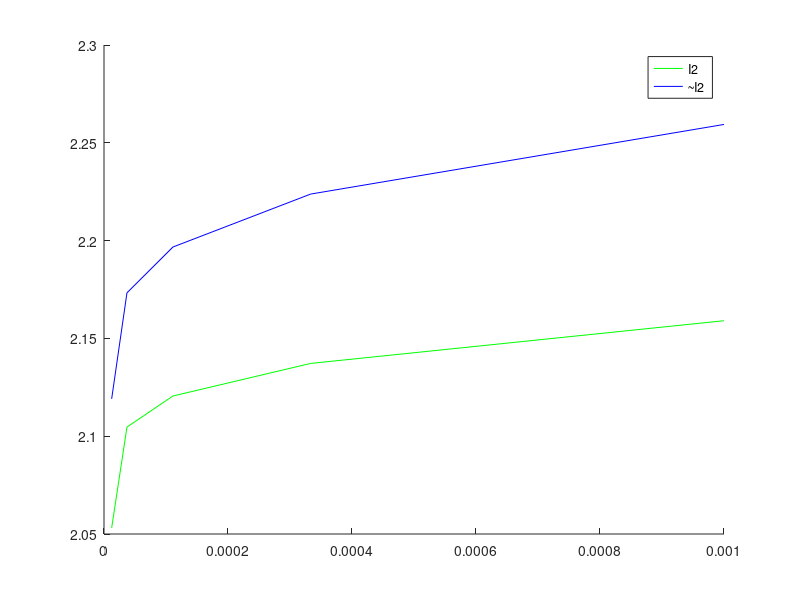

Write MATLAB code to recreate this figure.
clc
left=1;
right=5;
h=0.001;
deep=5;
alphaArray1=1:deep;
alphaArray2=1:deep;
arrayH=1:deep;
for j=1:deep
    n=((right-left)/h)+1;
    
    x=left:h:right;
    y=sin(x);
    y_d=cos(x);

    I2=1:n-2;
    x2_dop=1:n-2;
    I2_sec=1:n-2;
    x2_dop_sec=1:n-2;
    for i=1:n-2
        I2(i)=(4*y(i+1)-3*y(i)-y(i+2))/(2*h);
        x2_dop(i)=x(i);
    end
    arrayNewX1=cos(x2_dop);
    tempMax1=0;
    for i=1:n-2
        temp=abs(arrayNewX1(i)-I2(i));
        if(tempMax1<temp)
            tempMax1=temp;
        end 
    end
    alphaArray1(j)=log(tempMax1)/(log(h));
    
    for i=2:n-1
        I2_sec(i-1)=(y(i+1)-y(i-1))/(2*h);
        x2_dop_sec(i-1)=x(i);
    end
    arrayNewX2=cos(x2_dop_sec);
    tempMax2=0;
    for i=1:n-2
        temp1=abs(arrayNewX2(i)-I2_sec(i));
        if(tempMax2<temp1)
            tempMax2=temp1;
        end 
    end
    alphaArray2(j)=log(tempMax2)/(log(h));
    arrayH(j)=h;
    h=h/3;
end

hold on 
figure(1)
plot(arrayH,alphaArray1,"g")
plot(arrayH,alphaArray2,"b")
legend('I2','~I2')
hold off